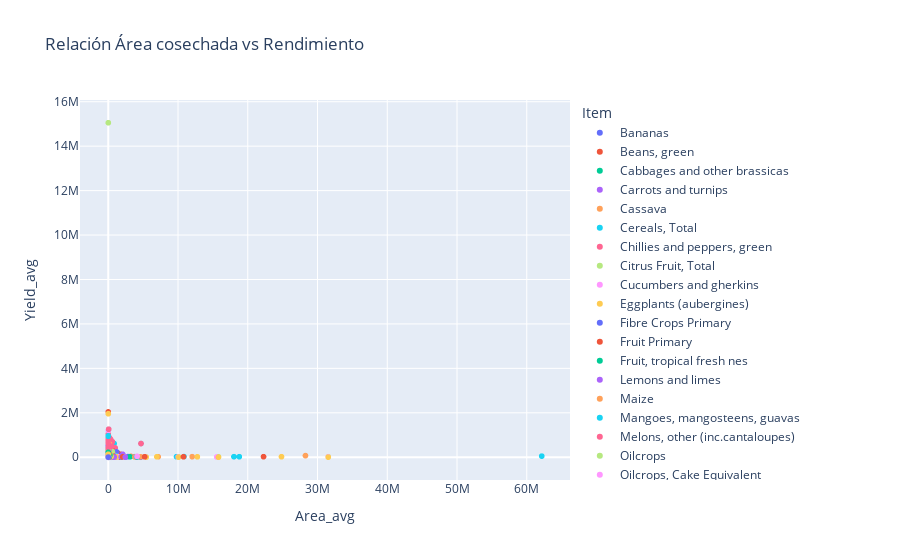

The code cell stored with this chart in its notebook:
### Code cell
# -----------------------
# Scatter: Área vs Yield (promedio de todos los años)
# -----------------------
# Promedio por país y cultivo
area_avg = area_long.groupby(['Area','Item'])['Area_ha'].mean()
yield_avg = yield_long.groupby(['Area','Item'])['Yield_hg_per_ha'].mean()

df_scatter = pd.DataFrame({
    'Area_avg': area_avg,
    'Yield_avg': yield_avg
}).reset_index()

fig2 = px.scatter(
    df_scatter,
    x='Area_avg',
    y='Yield_avg',
    color='Item',
    hover_data=['Area'],
    title='Relación Área cosechada vs Rendimiento'
)
fig2.show()
